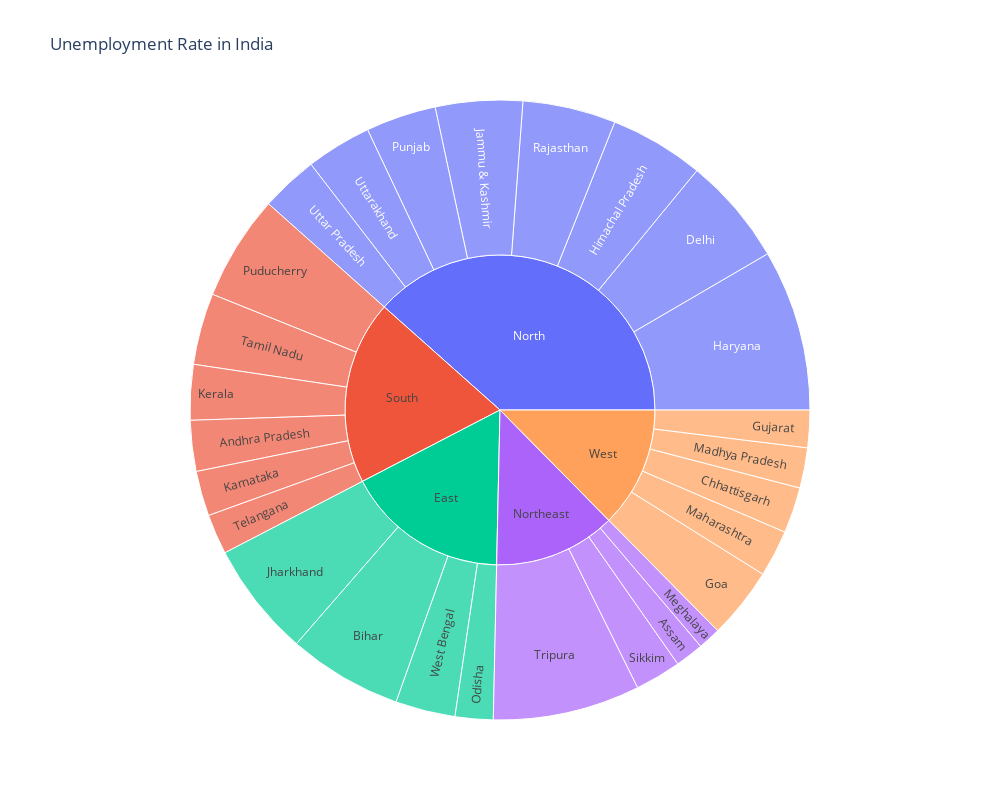

Write notebook code for a chart like this one.
### Code cell
#CREATING DASHBOARD FOR ANALYZE THE UNEMPLOYMENT RATE IN INDIA

unemployment = data[["State", "Region", "Estimated Unemployment Rate"]]
figure = px.sunburst(unemployment, path=["Region", "State"], 
                     values="Estimated Unemployment Rate", 
                     width=1000, height=800, color_continuous_scale="RdY1Gn", 
                     title="Unemployment Rate in India")
figure.show()

### Figure 1 — Plotly figure (JSON) as saved in the notebook; plotly's stock layout.template omitted (floating-point values rounded to 4 significant figures)
{"data": [{"branchvalues": "total", "domain": {"x": [0, 1], "y": [0, 1]}, "hovertemplate": "labels=%{label}<br>Estimated Unemployment Rate=%{value}<br>parent=%{parent}<br>id=%{id}<extra></extra>", "ids": ["South/Andhra Pradesh", "Northeast/Assam", "East/Bihar", "West/Chhattisgarh", "North/Delhi", "West/Goa", "West/Gujarat", "North/Haryana", "North/Himachal Pradesh", "North/Jammu & Kashmir", "East/Jharkhand", "South/Karnataka", "South/Kerala", "West/Madhya Pradesh", "West/Maharashtra", "Northeast/Meghalaya", "East/Odisha", "South/Puducherry", "North/Punjab", "North/Rajasthan", "Northeast/Sikkim", "South/Tamil Nadu", "South/Telangana", "Northeast/Tripura", "North/Uttar Pradesh", "North/Uttarakhand", "East/West Bengal", "East", "North", "Northeast", "South", "West"], "labels": ["Andhra Pradesh", "Assam", "Bihar", "Chhattisgarh", "Delhi", "Goa", "Gujarat", "Haryana", "Himachal Pradesh", "Jammu & Kashmir", "Jharkhand", "Karnataka", "Kerala", "Madhya Pradesh", "Maharashtra", "Meghalaya", "Odisha", "Puducherry", "Punjab", "Rajasthan", "Sikkim", "Tamil Nadu", "Telangana", "Tripura", "Uttar Pradesh", "Uttarakhand", "West Bengal", "East", "North", "Northeast", "South", "West"], "name": "", "parents": ["South", "Northeast", "East", "West", "North", "West", "West", "North", "North", "North", "East", "South", "South", "West", "West", "Northeast", "East", "South", "North", "North", "Northeast", "South", "South", "Northeast", "North", "North", "East", "", "", "", "", ""], "type": "sunburst", "values": [86.64, 48.56, 194.7, 78.19, 184.1, 121.7, 63.76, 274.8, 160.7, 148.3, 195.4, 76.68, 94.34, 68.54, 79.79, 38.66, 64.62, 179.4, 119.8, 158.7, 78.34, 121.9, 68.33, 250.6, 97.37, 111.6, 101.9, 556.6, 1255.0, 416.1, 627.3, 411.9]}], "layout": {"height": 800, "legend": {"tracegroupgap": 0}, "title": {"text": "Unemployment Rate in India"}, "width": 1000}}
